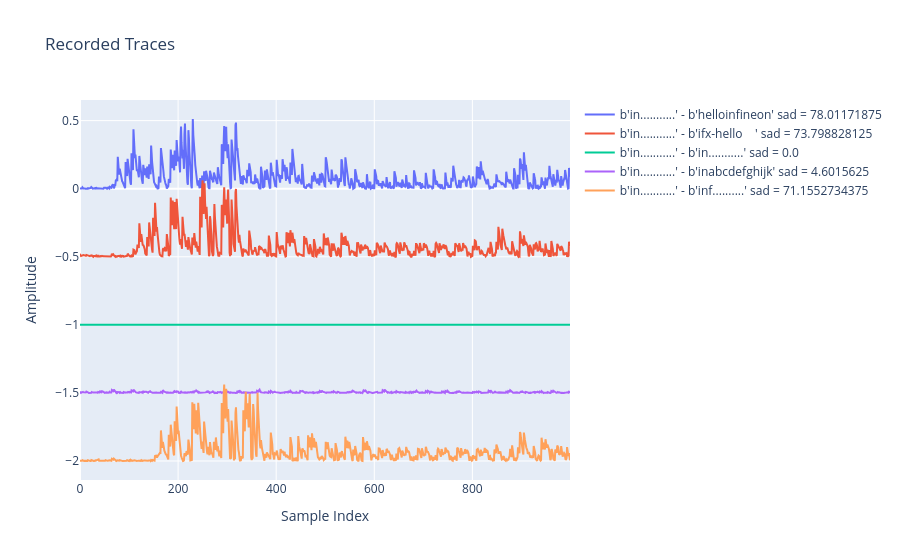

Write notebook code for a chart like this one.
### Code cell
# Plot the differences in the traces

# Use first recorded trace as bases
# base_trace = {"trace": [...], "input": [...]}
base_trace = trace[2]

fig = pgo.Figure()
for i in range(len(trace)):
    fig.add_trace(
        pgo.Scatter(
            # Plot the absolute difference of two traces
            y=abs(base_trace["trace"] - trace["trace"][i]) - i * 0.5,
            name=str(bytes(base_trace["input"]))
            + " - "
            + str(bytes(trace["input"][i]))
            + " sad = " + str(sad(base_trace["trace"], trace["trace"][i]))
        )
    )
fig.update_layout(
    title="Recorded Traces", xaxis_title="Sample Index", yaxis_title="Amplitude"
)
fig.show()

### Figure 1 — Plotly figure (JSON) as saved in the notebook; plotly's stock layout.template omitted (floating-point values rounded to 4 significant figures; data arrays with more than 128 entries replaced by an {"elided": "..."} marker saying what was removed)
{"data": [{"name": "b'in...........' - b'helloinfineon' sad = 78.01171875", "type": "scatter", "y": {"elided": "1000 float values"}}, {"name": "b'in...........' - b'ifx-hello    ' sad = 73.798828125", "type": "scatter", "y": {"elided": "1000 float values"}}, {"name": "b'in...........' - b'in...........' sad = 0.0", "type": "scatter", "y": {"elided": "1000 float values"}}, {"name": "b'in...........' - b'inabcdefghijk' sad = 4.6015625", "type": "scatter", "y": {"elided": "1000 float values"}}, {"name": "b'in...........' - b'inf..........' sad = 71.1552734375", "type": "scatter", "y": {"elided": "1000 float values"}}], "layout": {"title": {"text": "Recorded Traces"}, "xaxis": {"title": {"text": "Sample Index"}}, "yaxis": {"title": {"text": "Amplitude"}}}}
